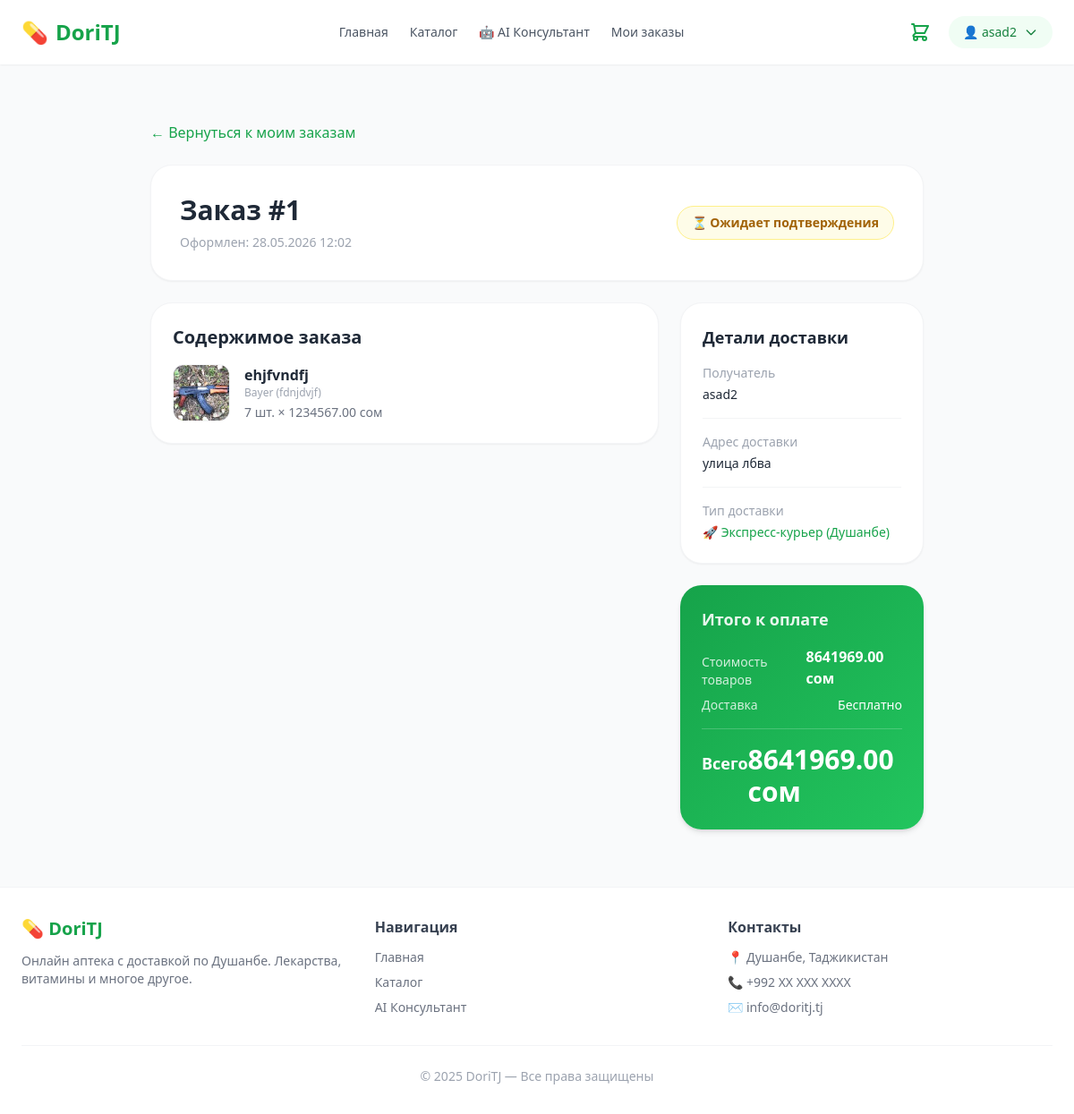
The app's page /orders/order/1/ (signed in) with its own data.
### accounts/models.py (models this page shows, shortened)
class User(AbstractUser):
    phone = models.CharField(max_length=20, blank=True)
    address = models.TextField(blank=True)
    birth_date = models.DateField(null=True, blank=True)
    avatar = models.ImageField(upload_to='avatars/', blank=True)
    age = models.PositiveIntegerField(null=True, blank=True)

### orders/models.py (models this page shows)
class Order(models.Model):
    STATUS_CHOICES = [
        ('pending', 'Ожидает'),
        ('confirmed', 'Подтверждён'),
        ('delivering', 'Доставляется'),
        ('done', 'Выполнен'),
        ('cancelled', 'Отменён'),
    ]
    user = models.ForeignKey(settings.AUTH_USER_MODEL, on_delete=models.CASCADE)
    address = models.TextField()
    status = models.CharField(max_length=20, choices=STATUS_CHOICES, default='pending')
    total = models.DecimalField(max_digits=10, decimal_places=2)
    prescription = models.ImageField(upload_to='prescriptions/', blank=True, null=True)
    created_at = models.DateTimeField(auto_now_add=True)

class OrderItem(models.Model):
    order = models.ForeignKey(Order, on_delete=models.CASCADE)
    product = models.ForeignKey(Product, on_delete=models.CASCADE)
    quantity = models.PositiveIntegerField()
    price = models.DecimalField(max_digits=10, decimal_places=2)

### products/models.py (models this page shows, shortened)
class Product(models.Model):
    category = models.ForeignKey(Category, on_delete=models.CASCADE)
    manufacturer = models.ForeignKey(Manufacturer, on_delete=models.SET_NULL, null=True)
    name = models.CharField(max_length=200)
    description = models.TextField(blank=True)
    price = models.DecimalField(max_digits=10, decimal_places=2)
    stock = models.PositiveIntegerField(default=0)
    image = models.ImageField(upload_to='products/', blank=True, null=True)
    is_prescription = models.BooleanField(default=False)
    active_substance = models.CharField(max_length=200, blank=True)
    created_at = models.DateTimeField(auto_now_add=True)

class Manufacturer(models.Model):
    name = models.CharField(max_length=200)
    country = models.CharField(max_length=100)
    description = models.TextField()

### orders/views.py (the view)
# urls.py: path('order/<int:pk>/', views.order_detail, name='order_detail'),
@login_required
def order_detail(request, pk):
    order = get_object_or_404(Order, pk=pk, user=request.user)
    items = OrderItem.objects.filter(order=order).select_related('product')
    return render(request, 'order_detail.html', {
        'order': order,
        'items': items
    })

### accounts/backend.py (called while the page is built)
    def get_user(self, user_id):
        try:
            return User.objects.get(pk=user_id)
        except User.DoesNotExist:
            return None

### templates/order_detail.html (shortened to what this page needs)
{% extends 'base.html' %}
{% block content %}
<div class="max-w-4xl mx-auto my-8 px-4">
    <a href="/orders/" class="text-green-600 hover:text-green-700 font-medium inline-flex items-center mb-6 transition">
        ← Вернуться к моим заказам
    </a>
    <div class="bg-white rounded-3xl border border-gray-100 p-6 md:p-8 shadow-sm mb-6 flex flex-col md:flex-row justify-between items-start md:items-center gap-4">
        <div>
            <h1 class="text-3xl font-extrabold text-gray-800 mb-2">Заказ #{{ order.id }}</h1>
            <p class="text-gray-400 text-sm">Оформлен: {{ order.created_at|date:"d.m.Y H:i" }}</p>
        </div>
        <div>
            {% if order.status == 'pending' %}
                <span class="bg-yellow-50 text-yellow-700 border border-yellow-200 px-4 py-2 rounded-full font-semibold text-sm inline-block">⏳ Ожидает подтверждения</span>
            {% elif order.status == 'confirmed' %}
                <span class="bg-blue-50 text-blue-700 border border-blue-200 px-4 py-2 rounded-full font-semibold text-sm inline-block">✅ Подтверждён</span>
            {% elif order.status == 'delivering' %}
                <span class="bg-indigo-50 text-indigo-700 border border-indigo-200 px-4 py-2 rounded-full font-semibold text-sm inline-block">🚚 Курьер в пути (до 2 часов)</span>
            {% elif order.status == 'done' %}
                <span class="bg-green-50 text-green-700 border border-green-200 px-4 py-2 rounded-full font-semibold text-sm inline-block">🎉 Выполнен</span>
            {% elif order.status == 'cancelled' %}
                <span class="bg-red-50 text-red-700 border border-red-200 px-4 py-2 rounded-full font-semibold text-sm inline-block">❌ Отменён</span>
            {% endif %}
        </div>
    </div>
    <div class="grid grid-cols-1 md:grid-cols-3 gap-6">
        <div class="md:col-span-2 space-y-4">
            <div class="bg-white rounded-3xl border border-gray-100 p-6 shadow-sm">
                <h2 class="text-xl font-bold text-gray-800 mb-4">Содержимое заказа</h2>
                <div class="divide-y divide-gray-100">
                    {% for item in order.orderitem_set.all %}
                    <div class="py-4 flex items-center justify-between first:pt-0 last:pb-0">
                        <div class="flex items-center gap-4">
                            {% if item.product.image %}
                                <img src="{{ item.product.image.url }}" alt="{{ item.product.name }}" class="w-16 h-16 object-cover rounded-xl border border-gray-100">
                            {% else %}
                                <div class="w-16 h-16 bg-green-50 rounded-xl flex items-center justify-center text-2xl">💊</div>
                            {% endif %}
                            <div>
                                <h4 class="font-semibold text-gray-800 text-sm md:text-base">{{ item.product.name }}</h4>
                                <p class="text-gray-400 text-xs">{{ item.product.manufacturer.name }} ({{ item.product.manufacturer.country }})</p>
                                <p class="text-gray-500 text-sm mt-1">{{ item.quantity }} шт. × {{ item.price }} сом</p>
                            </div>
                        </div>
                    </div>
                    {% endfor %}
                </div>
            </div>
        </div>
        <div class="space-y-6">
            <div class="bg-white rounded-3xl border border-gray-100 p-6 shadow-sm">
                <h3 class="text-lg font-bold text-gray-800 mb-4">Детали доставки</h3>
                <div class="space-y-4 text-sm">
                    <div>
                        <p class="text-gray-400 mb-1">Получатель</p>
                        <p class="font-medium text-gray-800">{{ order.user.username }}</p>
                    </div>
                    <hr class="border-gray-100">
                    <div>
                        <p class="text-gray-400 mb-1">Адрес доставки</p>
                        <p class="font-medium text-gray-800">{{ order.address }}</p>
                    </div>
                    <hr class="border-gray-100">
                    <div>
                        <p class="text-gray-400 mb-1">Тип доставки</p>
                        <p class="font-medium text-green-600">🚀 Экспресс-курьер (Душанбе)</p>
                    </div>
                </div>
            </div>
            <div class="bg-gradient-to-br from-green-600 to-green-500 rounded-3xl p-6 text-white shadow-md">
                <h3 class="text-lg font-bold mb-4 opacity-90">Итого к оплате</h3>
                <div class="flex justify-between items-end mb-2">
                    <span class="text-sm opacity-80">Стоимость товаров</span>
                    <span class="font-semibold">{{ order.total }} сом</span>
                </div>
                <div class="flex justify-between items-end mb-4 text-sm pb-4 border-b border-white/20">
                    <span class="opacity-80">Доставка</span>
                    <span class="font-medium">Бесплатно</span>
                </div>
                <div class="flex justify-between items-baseline">
                    <span class="text-lg font-bold">Всего</span>
                    <span class="text-3xl font-black">{{ order.total }} сом</span>
                </div>
            </div>
        </div>
    </div>
</div>
{% endblock %}

### templates/base.html (shortened to what this page needs)
<!DOCTYPE html>
<html lang="ru">
<head>
    <script src="https://cdn.tailwindcss.com"></script>
</head>
<body class="bg-gray-50 text-gray-800 min-h-screen flex flex-col">
<header class="bg-white shadow-sm sticky top-0 z-50">
    <div class="max-w-7xl mx-auto px-6 py-4 flex items-center justify-between">
        <a href="/" class="flex items-center gap-2 text-green-600 font-bold text-2xl">
            💊 <span>DoriTJ</span>
        </a>
        <nav class="hidden md:flex items-center gap-6 text-sm font-medium text-gray-600">
            <a href="/" class="hover:text-green-600 transition">Главная</a>
            {% if user.is_authenticated %}
                <a href="/catalog/" class="hover:text-green-600 transition">Каталог</a>
                <a href="/consultant/" class="hover:text-green-600 transition">🤖 AI Консультант</a>
                <a href="/orders/my-orders/" class="hover:text-green-600 transition">Мои заказы</a>
            {% endif %}
        </nav>
        <div class="flex items-center gap-3">
            {% if user.is_authenticated %}
                <a href="/orders/cart/" class="relative p-2 rounded-full hover:bg-green-50 transition">
                    <svg class="w-6 h-6 text-green-600" fill="none" stroke="currentColor" viewBox="0 0 24 24">
                        <path stroke-linecap="round" stroke-linejoin="round" stroke-width="2"
                            d="M3 3h2l.4 2M7 13h10l4-8H5.4M7 13L5.4 5M7 13l-2.293 2.293c-.63.63-.184 1.707.707 1.707H17m0 0a2 2 0 100 4 2 2 0 000-4zm-8 2a2 2 0 11-4 0 2 2 0 014 0z"/>
                    </svg>
                </a>
                <div class="relative group">
                    <button class="flex items-center gap-2 bg-green-50 text-green-700 px-4 py-2 rounded-full text-sm font-medium hover:bg-green-100 transition">
                        👤 {{ user.username }}
                        <svg class="w-4 h-4" fill="none" stroke="currentColor" viewBox="0 0 24 24">
                            <path stroke-linecap="round" stroke-linejoin="round" stroke-width="2" d="M19 9l-7 7-7-7"/>
                        </svg>
                    </button>
                </div>
            {% endif %}
        </div>
    </div>
</header>
<main class="max-w-7xl mx-auto px-6 py-8 flex-1 w-full">
    {% block content %}{% endblock %}
</main>
<footer class="bg-white border-t border-gray-100 mt-auto">
    <div class="max-w-7xl mx-auto px-6 py-8">
        <div class="grid grid-cols-1 md:grid-cols-3 gap-8">
            <div>
                <h3 class="text-green-600 font-bold text-xl mb-3">💊 DoriTJ</h3>
                <p class="text-gray-500 text-sm">Онлайн аптека с доставкой по Душанбе. Лекарства, витамины и многое другое.</p>
            </div>
            <div>
                <h4 class="font-semibold mb-3 text-gray-700">Навигация</h4>
                <ul class="space-y-2 text-sm text-gray-500">
                    <li><a href="/" class="hover:text-green-600">Главная</a></li>
                    <li><a href="/catalog/" class="hover:text-green-600">Каталог</a></li>
                    <li><a href="/consultant/" class="hover:text-green-600">AI Консультант</a></li>
                </ul>
            </div>
            <div>
                <h4 class="font-semibold mb-3 text-gray-700">Контакты</h4>
                <ul class="space-y-2 text-sm text-gray-500">
                    <li>📍 Душанбе, Таджикистан</li>
                    <li>📞 +992 XX XXX XXXX</li>
                    <li>✉️ info@doritj.tj</li>
                </ul>
            </div>
        </div>
        <div class="border-t border-gray-100 mt-8 pt-6 text-center text-sm text-gray-400">
            © 2025 DoriTJ — Все права защищены
        </div>
    </div>
</footer>
</body>
</html>

### records on screen
User: username "asad2"
Order: id "1", created_at "28.05.2026 12:02", user.username "asad2", address "улица лбва", total "8641969.00"
OrderItem: product.image (picture), product.name "ehjfvndfj", product.manufacturer.name "Bayer", product.manufacturer.country "fdnjdvjf", quantity "7", price "1234567.00"
